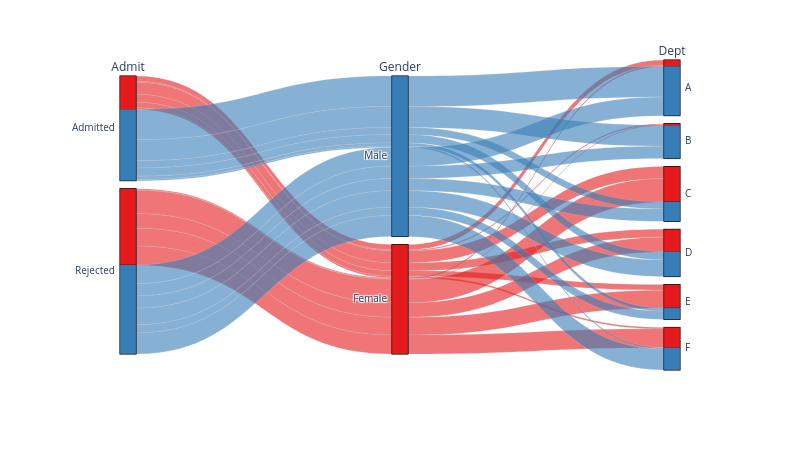

Notebook code cell kept with this figure:
### Markdown cell above
Women seem to be admitted at a lower rate than men.

Now let's add the department in the middle.

### Code cell
fig = px.parallel_categories(
    people, 
    dimensions=ucb_group_cols, 
    color=people.Gender.cat.codes,
    color_continuous_scale=plotly_cmap[:len(people.Gender.unique())],
    width=800, height=450,
)
fig.update_traces(line_shape='hspline')
fig.update_layout(coloraxis_showscale=False)
fig.show()

### Figure 1 — Plotly figure (JSON) as saved in the notebook; plotly's stock layout.template omitted (floating-point values rounded to 4 significant figures; data arrays with more than 128 entries replaced by an {"elided": "..."} marker saying what was removed)
{"data": [{"dimensions": [{"label": "Admit", "values": {"elided": "4526 str values"}}, {"label": "Gender", "values": {"elided": "4526 str values"}}, {"label": "Dept", "values": {"elided": "4526 str values"}}], "domain": {"x": [0, 1], "y": [0, 1]}, "line": {"color": {"elided": "4526 int values"}, "coloraxis": "coloraxis", "shape": "hspline"}, "name": "", "type": "parcats"}], "layout": {"coloraxis": {"autocolorscale": false, "colorbar": {"title": {"text": "color"}}, "colorscale": [[0, "rgb(228,26,28)"], [1, "rgb(55,126,184)"]], "showscale": false}, "height": 450, "legend": {"tracegroupgap": 0}, "margin": {"t": 60}, "width": 800}}
